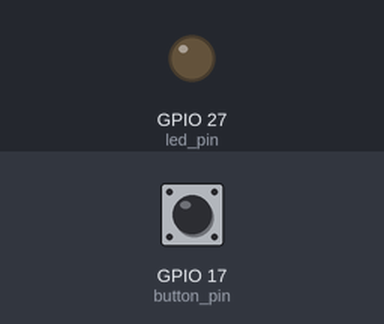
Bench run of a program on a simulated Raspberry Pi (BCM pin numbers). Shown: output pins drawn as LEDs (lit = HIGH). The inputs (shaded band) are chosen by the test bench; at power-on: GPIO 17 (button_pin) HIGH. The camera gives no picture and a still takes 0.5 s; what the program prints to the terminal is not drawn.

Above: at 1.2 s.
1.3 s: GPIO 17 (button_pin) pulled LOW for 0.15 s
At 2.3 s:
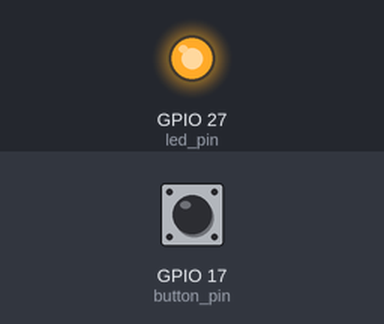
Timing chart, 0 to 10.4 s (numbered marks = the images above; inputs shaded):
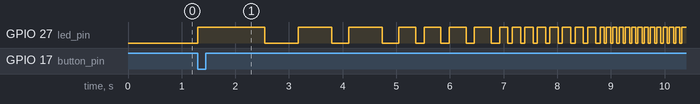

The program:

camera.py
```python
print 'starting camera...'
import RPi.GPIO as GPIO
import time
import picamera
import requests
import json

GPIO.setmode(GPIO.BCM)

button_pin = 17
led_pin = 27

GPIO.setup(button_pin, GPIO.IN, pull_up_down=GPIO.PUD_UP)
GPIO.setup(led_pin, GPIO.OUT)

camera = picamera.PiCamera()

#                 #
# camera settings #
#                 #
camera.brightness = 55
camera.vflip = True
# camera.hflip = True
camera.quality = 90
camera.resolution = (656, 416)
camera.led = True
camera.awb_mode = 'off'
camera.awb_gains = (1.0, 3.0)
#                 #
#  end settings   #
#                 #

buttonValue = 0

url = 'http://localhost:3005/animation/images'
headers = {'content-type': 'application/json'}

print 'camera started.'

def led_blink_timer( seconds ):
	blink_time = seconds / 2
	i = 1
	while (blink_time > .1):
		blink_time *= .5
		for x in range(0, i):
			led_on( blink_time )
			led_off( blink_time )
		i *= 2
	camera.led = True

def led_on( seconds ):
	camera.led = True
	GPIO.output(led_pin, 1)
	time.sleep(seconds)

def led_off( seconds ):
	camera.led = False
	GPIO.output(led_pin, 0)
	time.sleep(seconds / 2)

try:
	while True:
		if(GPIO.input(button_pin) == False):
			if(buttonValue == 0):
				buttonValue = 1
				camera.start_preview()
				led_blink_timer(5.0)
				uri = '/uploads/' + str(time.time()) + '.jpg'
				camera.stop_preview()
				GPIO.output(led_pin, 1)
				camera.capture('public' + uri)
				GPIO.output(led_pin, 0)
				payload = {'uri': uri}
				r = requests.post(url, data=json.dumps(payload), headers=headers)
		else:
			buttonValue = 0

except:
	GPIO.cleanup()
```

Measured:
- after the input at 1.3 s, GPIO 27 (led_pin): LOW → HIGH at once, → LOW 1.3 s later, → HIGH 0.63 s later, → LOW 0.63 s later, … (57 changes in this stretch)
